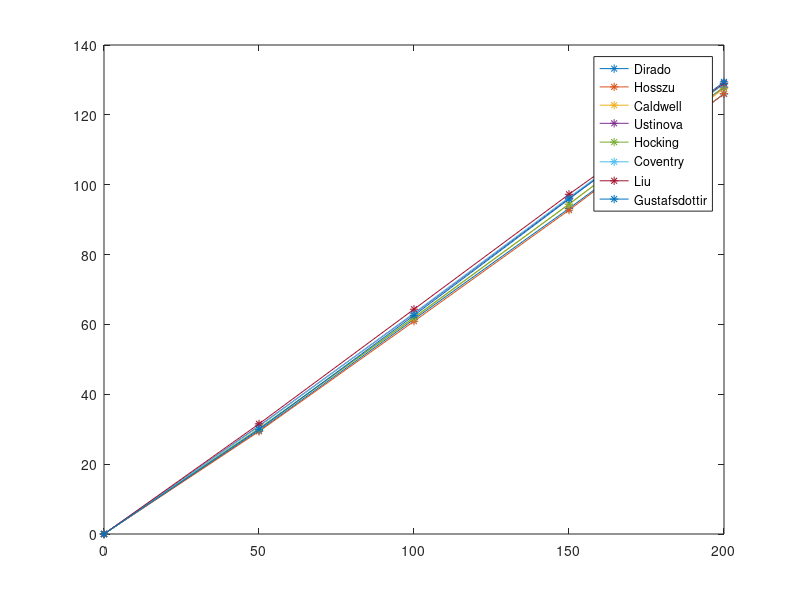
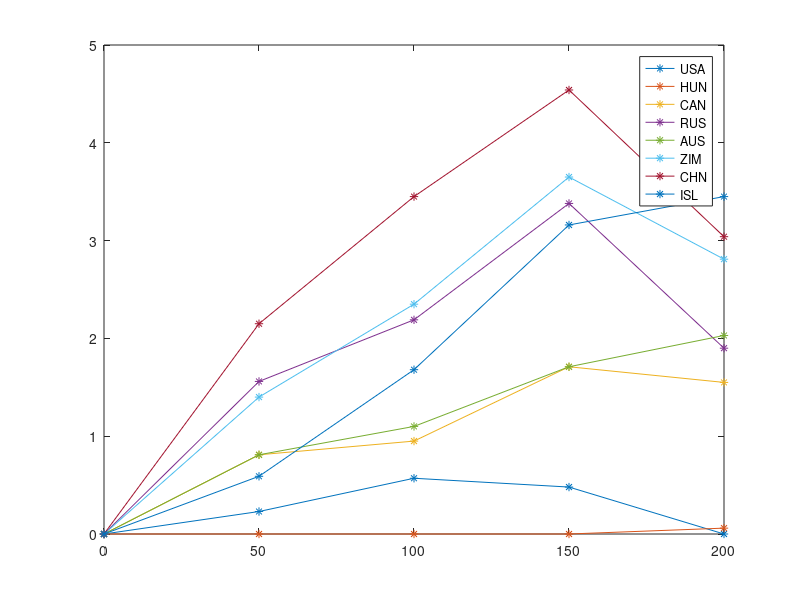

Write the MATLAB code that produced these figures, in order.
%% MATLAB Fundamentals
%  Review Project 1: Women's 200m Backstroke

clear % clear workspace variables
clc % clear command window

%% Load the data

load backstroke

%% Horizontally concatenate column of zeros to time

time = [zeros(8,1) time];

%% Create plot of time vs distance

distance = 0:50:200;
plot(distance,time,'*-')

%% Add legend with swimmers' names

legend(name)

%% Subtract time from fastest time at each distance

time_diff = time - min(time);

%% Plot time differences vs distance in a new figure

figure
plot(distance, time_diff, '*-')

%% Add legend with country codes

legend(country)